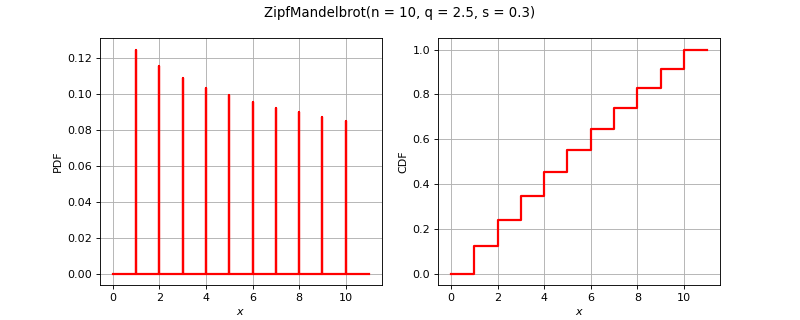

Write Python code to recreate this figure.
import openturns as ot
from matplotlib import pyplot as plt
from openturns.viewer import View
if ot.ZipfMandelbrot().__class__.__name__ == 'Bernoulli':
    distribution = ot.Bernoulli(0.7)
elif ot.ZipfMandelbrot().__class__.__name__ == 'Binomial':
    distribution = ot.Binomial(5, 0.2)
elif ot.ZipfMandelbrot().__class__.__name__ == 'Hypergeometric':
    distribution = ot.Hypergeometric(10, 4, 7)
elif ot.ZipfMandelbrot().__class__.__name__ == 'ComposedDistribution':
    copula = ot.IndependentCopula(2)
    marginals = [ot.Uniform(1.0, 2.0), ot.Normal(2.0, 3.0)]
    distribution = ot.ComposedDistribution(marginals, copula)
elif ot.ZipfMandelbrot().__class__.__name__ == 'CumulativeDistributionNetwork':
    coll = [ot.Normal(2),ot.Dirichlet([0.5, 1.0, 1.5])]
    distribution = ot.CumulativeDistributionNetwork(coll, ot.BipartiteGraph([[0,1], [0,1]]))
elif ot.ZipfMandelbrot().__class__.__name__ == 'Histogram':
    distribution = ot.Histogram([-1.0, 0.5, 1.0, 2.0], [0.45, 0.4, 0.15])
elif ot.ZipfMandelbrot().__class__.__name__ == 'KernelMixture':
    kernel = ot.Uniform()
    sample = ot.Normal().getSample(5)
    bandwith = [1.0]
    distribution = ot.KernelMixture(kernel, bandwith, sample)
elif ot.ZipfMandelbrot().__class__.__name__ == 'MaximumDistribution':
    coll = [ot.Uniform(2.5, 3.5), ot.LogUniform(1.0, 1.2), ot.Triangular(2.0, 3.0, 4.0)]
    distribution = ot.MaximumDistribution(coll)
elif ot.ZipfMandelbrot().__class__.__name__ == 'Multinomial':
    distribution = ot.Multinomial(5, [0.2])
elif ot.ZipfMandelbrot().__class__.__name__ == 'RandomMixture':
    coll = [ot.Triangular(0.0, 1.0, 5.0), ot.Uniform(-2.0, 2.0)]
    weights = [0.8, 0.2]
    cst = 3.0
    distribution = ot.RandomMixture(coll, weights, cst)
elif ot.ZipfMandelbrot().__class__.__name__ == 'TruncatedDistribution':
    distribution = ot.TruncatedDistribution(ot.Normal(2.0, 1.5), 1.0, 4.0)
elif ot.ZipfMandelbrot().__class__.__name__ == 'UserDefined':
    distribution = ot.UserDefined([[0.0], [1.0], [2.0]], [0.2, 0.7, 0.1])
elif ot.ZipfMandelbrot().__class__.__name__ == 'ZipfMandelbrot':
    distribution = ot.ZipfMandelbrot(10, 2.5, 0.3)
else:
    distribution = ot.ZipfMandelbrot()
dimension = distribution.getDimension()
title = str(distribution)[:100].split('\n')[0]
if dimension == 1:
    distribution.setDescription(['$x$'])
    pdf_graph = distribution.drawPDF()
    cdf_graph = distribution.drawCDF()
    fig = plt.figure(figsize=(10, 4))
    pdf_axis = fig.add_subplot(121)
    cdf_axis = fig.add_subplot(122)
    View(pdf_graph, figure=fig, axes=[pdf_axis], add_legend=False)
    View(cdf_graph, figure=fig, axes=[cdf_axis], add_legend=False)
    fig.suptitle(title)
elif dimension == 2:
    distribution.setDescription(['$x_1$', '$x_2$'])
    pdf_graph = distribution.drawPDF()
    pdf_graph.setTitle(title)
    fig = plt.figure(figsize=(10, 5))
    pdf_axis = fig.add_subplot(111)
    View(pdf_graph, figure=fig, axes=[pdf_axis], add_legend=False, square_axes=True)
